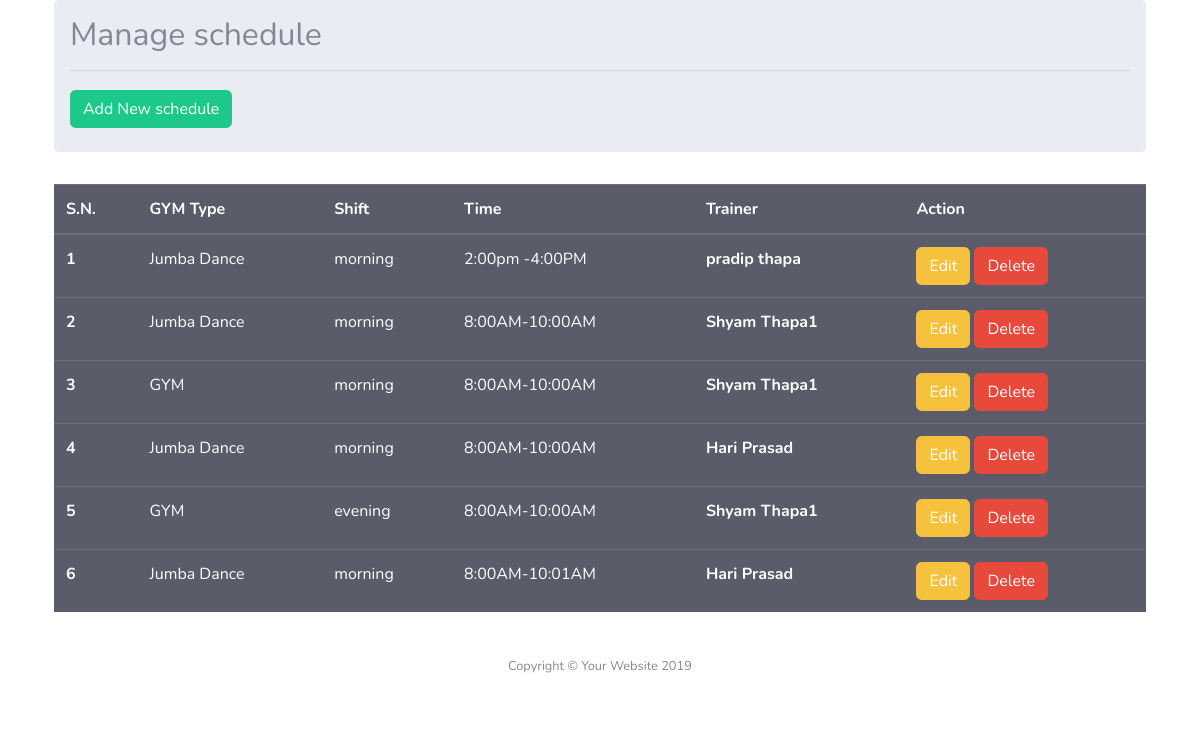
Page /GYM/schedule/2 on the committed database.
### GYM/models.py (models this page shows, shortened)
class Schedule(models.Model):
    type=models.CharField(max_length=20)
    shift=models.CharField( max_length=50,default='Moring',choices=(('morning','Moring'),('afternoon','Afternoon'),('evening','Evening')))
    time=models.CharField(max_length=20)
    trainer=models.ForeignKey(on_delete=CASCADE,to=Trainers, null=True, blank=True)
    gym = models.ForeignKey(to=GymInfromation,on_delete=CASCADE, null=True, blank=True)

class Trainers(models.Model):
    name=models.CharField(max_length=20)
    phone_regex = RegexValidator(regex=r'^\+?1?\d{9,15}$', message="Phone number must be entered in the format: '+999999999'. Up to 15 digits allowed.")
    phone_number = models.CharField(validators=[phone_regex], max_length=17, blank=True) # validators should be a list
    age=models.CharField(max_length=20)
    trainer_type=models.CharField(max_length=20)
    pic=models.ImageField(upload_to='images', null=True, blank=True)
    address=models.CharField(max_length=20)
    gym = models.ForeignKey(to=GymInfromation,on_delete=CASCADE, null=True, blank=True)
    about=models.TextField()
    def __str__(self):
        return self.name

### GYM/views.py (the view)
# urls.py: path('schedule/<int:id>',views.schedule,name='schedule'),
def schedule(request, id):
    data=Schedule.objects.all().prefetch_related().filter(gym__pk=id)
    trainers = Trainers.objects.all()
    schedule_form=ScheduleForm()
    request.session['gym_id']=id
    contex={
        'datas':data,
        'form':schedule_form,
        'trainers':trainers
    }
    return render(request,'gymadmin/schedule.html',contex)

### App/models.py (called while the page is built)
    def __str__(self):
        return self.name

### GYM/templates/gymadmin/schedule.html (shortened to what this page needs)
{% extends 'gymadmin/base.html'%}
{% block content %}
    <div class="container">
        <div class="row">
          <div class=" col md-12">
            <div class=" jumbotron p-3">
              <h2>Manage schedule<hr><button type="button" class="btn btn-success  pull-right " data-toggle="modal"
                  data-target="#myModal">Add New schedule</button></h2>
              </div>
              <table class="table table-dark">
                <thead>
                  <tr>
                    <th scope="col">S.N.</th>
                    <th scope="col">GYM Type</th>
                    <th scope="col">Shift</th>
                    <th scope="col">Time</th>
                    <th scope="col">Trainer</th>
                    <th scope="col">Action</th>
                  </tr>
                </thead>
                <tbody>
                  {% for now in datas %}
                  <tr>
                    <th> {{ forloop.counter }}</th>
                    <td>{{now.type}}</td>
                    <td>{{now.shift}}</td>
                    <td>{{now.time}}</td>
                    <th>{{now.trainer}}</th>
                    <td>
                      <a href="#" class="btn btn-warning btn-xs" data-toggle="modal"
                        data-target="#modaledit{{now.id}}">Edit</a>
                      <a href="/GYM/delete/{{ now.id }}" class="btn btn-danger btn-xs"
                        onclick="return confirm('Are You Sure For Delete?')">Delete</a>
                    </td>
                  </tr>
                  {% endfor %}
                </tbody>
              </table>
            </div>
          </div>
        </div>
    {% endblock %}

### rows in the picture
Schedule: type "Jumba Dance", shift "morning", time "2:00pm -4:00PM", trainer "pradip thapa"
Schedule: type "Jumba Dance", shift "morning", time "8:00AM-10:00AM", trainer "Shyam Thapa1"
Schedule: type "GYM", shift "morning", time "8:00AM-10:00AM", trainer "Shyam Thapa1"
Schedule: type "Jumba Dance", shift "morning", time "8:00AM-10:00AM", trainer "Hari Prasad"
Schedule: type "GYM", shift "evening", time "8:00AM-10:00AM", trainer "Shyam Thapa1"
Schedule: type "Jumba Dance", shift "morning", time "8:00AM-10:01AM", trainer "Hari Prasad"
